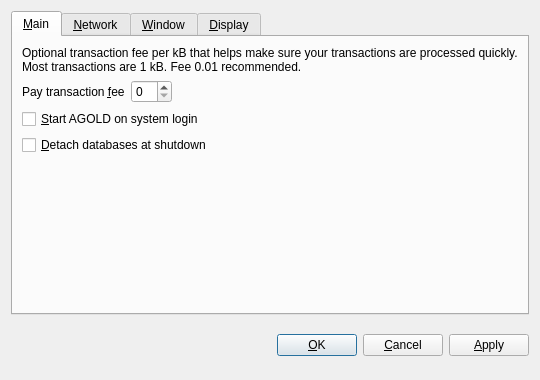
<?xml version="1.0" encoding="UTF-8"?>
<ui version="4.0">
 <class>OptionsDialog</class>
 <widget class="QDialog" name="OptionsDialog">
  <property name="geometry">
   <rect>
    <x>0</x>
    <y>0</y>
    <width>540</width>
    <height>380</height>
   </rect>
  </property>
  <property name="windowTitle">
   <string>Options</string>
  </property>
  <property name="modal">
   <bool>true</bool>
  </property>
  <layout class="QVBoxLayout" name="verticalLayout">
   <item>
    <widget class="QTabWidget" name="tabWidget">
     <property name="tabPosition">
      <enum>QTabWidget::North</enum>
     </property>
     <property name="currentIndex">
      <number>0</number>
     </property>
     <widget class="QWidget" name="tabMain">
      <attribute name="title">
       <string>&amp;Main</string>
      </attribute>
      <layout class="QVBoxLayout" name="verticalLayout_Main">
       <item>
        <widget class="QLabel" name="transactionFeeInfoLabel">
         <property name="text">
          <string>Optional transaction fee per kB that helps make sure your transactions are processed quickly. Most transactions are 1 kB. Fee 0.01 recommended.</string>
         </property>
         <property name="textFormat">
          <enum>Qt::PlainText</enum>
         </property>
         <property name="wordWrap">
          <bool>true</bool>
         </property>
        </widget>
       </item>
       <item>
        <layout class="QHBoxLayout" name="horizontalLayout_Main">
         <item>
          <widget class="QLabel" name="transactionFeeLabel">
           <property name="text">
            <string>Pay transaction &amp;fee</string>
           </property>
           <property name="textFormat">
            <enum>Qt::PlainText</enum>
           </property>
           <property name="buddy">
            <cstring>transactionFee</cstring>
           </property>
          </widget>
         </item>
         <item>
          <widget class="BitcoinAmountField" name="transactionFee"/>
         </item>
         <item>
          <spacer name="horizontalSpacer_Main">
           <property name="orientation">
            <enum>Qt::Horizontal</enum>
           </property>
           <property name="sizeHint" stdset="0">
            <size>
             <width>40</width>
             <height>20</height>
            </size>
           </property>
          </spacer>
         </item>
        </layout>
       </item>
       <item>
        <widget class="QCheckBox" name="bitcoinAtStartup">
         <property name="toolTip">
          <string>Automatically start AGOLD after logging in to the system.</string>
         </property>
         <property name="text">
          <string>&amp;Start AGOLD on system login</string>
         </property>
        </widget>
       </item>
       <item>
        <widget class="QCheckBox" name="detachDatabases">
         <property name="toolTip">
          <string>Detach block and address databases at shutdown. This means they can be moved to another data directory, but it slows down shutdown. The wallet is always detached.</string>
         </property>
         <property name="text">
          <string>&amp;Detach databases at shutdown</string>
         </property>
        </widget>
       </item>
       <item>
        <spacer name="verticalSpacer_Main">
         <property name="orientation">
          <enum>Qt::Vertical</enum>
         </property>
         <property name="sizeHint" stdset="0">
          <size>
           <width>20</width>
           <height>40</height>
          </size>
         </property>
        </spacer>
       </item>
      </layout>
     </widget>
     <widget class="QWidget" name="tabNetwork">
      <attribute name="title">
       <string>&amp;Network</string>
      </attribute>
      <layout class="QVBoxLayout" name="verticalLayout_Network">
       <item>
        <widget class="QCheckBox" name="mapPortUpnp">
         <property name="toolTip">
          <string>Automatically open the AGOLD client port on the router. This only works when your router supports UPnP and it is enabled.</string>
         </property>
         <property name="text">
          <string>Map port using &amp;UPnP</string>
         </property>
        </widget>
       </item>
       <item>
        <widget class="QCheckBox" name="connectSocks">
         <property name="toolTip">
          <string>Connect to the AGOLD network through a SOCKS proxy (e.g. when connecting through Tor).</string>
         </property>
         <property name="text">
          <string>&amp;Connect through SOCKS proxy:</string>
         </property>
        </widget>
       </item>
       <item>
        <layout class="QHBoxLayout" name="horizontalLayout_Network">
         <item>
          <widget class="QLabel" name="proxyIpLabel">
           <property name="text">
            <string>Proxy &amp;IP:</string>
           </property>
           <property name="textFormat">
            <enum>Qt::PlainText</enum>
           </property>
           <property name="buddy">
            <cstring>proxyIp</cstring>
           </property>
          </widget>
         </item>
         <item>
          <widget class="QValidatedLineEdit" name="proxyIp">
           <property name="maximumSize">
            <size>
             <width>140</width>
             <height>16777215</height>
            </size>
           </property>
           <property name="toolTip">
            <string>IP address of the proxy (e.g. 127.0.0.1)</string>
           </property>
          </widget>
         </item>
         <item>
          <widget class="QLabel" name="proxyPortLabel">
           <property name="text">
            <string>&amp;Port:</string>
           </property>
           <property name="textFormat">
            <enum>Qt::PlainText</enum>
           </property>
           <property name="buddy">
            <cstring>proxyPort</cstring>
           </property>
          </widget>
         </item>
         <item>
          <widget class="QLineEdit" name="proxyPort">
           <property name="maximumSize">
            <size>
             <width>55</width>
             <height>16777215</height>
            </size>
           </property>
           <property name="toolTip">
            <string>Port of the proxy (e.g. 9050)</string>
           </property>
          </widget>
         </item>
         <item>
          <widget class="QLabel" name="socksVersionLabel">
           <property name="text">
            <string>SOCKS &amp;Version:</string>
           </property>
           <property name="textFormat">
            <enum>Qt::PlainText</enum>
           </property>
           <property name="buddy">
            <cstring>socksVersion</cstring>
           </property>
          </widget>
         </item>
         <item>
          <widget class="QValueComboBox" name="socksVersion">
           <property name="toolTip">
            <string>SOCKS version of the proxy (e.g. 5)</string>
           </property>
          </widget>
         </item>
         <item>
          <spacer name="horizontalSpacer_Network">
           <property name="orientation">
            <enum>Qt::Horizontal</enum>
           </property>
           <property name="sizeHint" stdset="0">
            <size>
             <width>40</width>
             <height>20</height>
            </size>
           </property>
          </spacer>
         </item>
        </layout>
       </item>
       <item>
        <spacer name="verticalSpacer_Network">
         <property name="orientation">
          <enum>Qt::Vertical</enum>
         </property>
         <property name="sizeHint" stdset="0">
          <size>
           <width>20</width>
           <height>40</height>
          </size>
         </property>
        </spacer>
       </item>
      </layout>
     </widget>
     <widget class="QWidget" name="tabWindow">
      <attribute name="title">
       <string>&amp;Window</string>
      </attribute>
      <layout class="QVBoxLayout" name="verticalLayout_Window">
       <item>
        <widget class="QCheckBox" name="minimizeToTray">
         <property name="toolTip">
          <string>Show only a tray icon after minimizing the window.</string>
         </property>
         <property name="text">
          <string>&amp;Minimize to the tray instead of the taskbar</string>
         </property>
        </widget>
       </item>
       <item>
        <widget class="QCheckBox" name="minimizeOnClose">
         <property name="toolTip">
          <string>Minimize instead of exit the application when the window is closed. When this option is enabled, the application will be closed only after selecting Quit in the menu.</string>
         </property>
         <property name="text">
          <string>M&amp;inimize on close</string>
         </property>
        </widget>
       </item>
       <item>
        <spacer name="verticalSpacer_Window">
         <property name="orientation">
          <enum>Qt::Vertical</enum>
         </property>
         <property name="sizeHint" stdset="0">
          <size>
           <width>20</width>
           <height>40</height>
          </size>
         </property>
        </spacer>
       </item>
      </layout>
     </widget>
     <widget class="QWidget" name="tabDisplay">
      <attribute name="title">
       <string>&amp;Display</string>
      </attribute>
      <layout class="QVBoxLayout" name="verticalLayout_Display">
       <item>
        <layout class="QHBoxLayout" name="horizontalLayout_1_Display">
         <item>
          <widget class="QLabel" name="langLabel">
           <property name="text">
            <string>User Interface &amp;language:</string>
           </property>
           <property name="textFormat">
            <enum>Qt::PlainText</enum>
           </property>
           <property name="buddy">
            <cstring>lang</cstring>
           </property>
          </widget>
         </item>
         <item>
          <widget class="QValueComboBox" name="lang">
           <property name="toolTip">
            <string>The user interface language can be set here. This setting will take effect after restarting AGOLD.</string>
           </property>
          </widget>
         </item>
        </layout>
       </item>
       <item>
        <layout class="QHBoxLayout" name="horizontalLayout_2_Display">
         <item>
          <widget class="QLabel" name="unitLabel">
           <property name="text">
            <string>&amp;Unit to show amounts in:</string>
           </property>
           <property name="textFormat">
            <enum>Qt::PlainText</enum>
           </property>
           <property name="buddy">
            <cstring>unit</cstring>
           </property>
          </widget>
         </item>
         <item>
          <widget class="QValueComboBox" name="unit">
           <property name="toolTip">
            <string>Choose the default subdivision unit to show in the interface and when sending coins.</string>
           </property>
          </widget>
         </item>
        </layout>
       </item>
       <item>
        <widget class="QCheckBox" name="displayAddresses">
         <property name="toolTip">
          <string>Whether to show AGOLD addresses in the transaction list.</string>
         </property>
         <property name="text">
          <string>&amp;Display addresses in transaction list</string>
         </property>
        </widget>
       </item>
       <item>
        <widget class="QCheckBox" name="coinControlFeatures">
         <property name="toolTip">
          <string>Whether to show coin control features or not.</string>
         </property>
         <property name="text">
          <string>Display coin &amp;control features (experts only!)</string>
         </property>
        </widget>
       </item>
       <item>
        <spacer name="verticalSpacer_Display">
         <property name="orientation">
          <enum>Qt::Vertical</enum>
         </property>
         <property name="sizeHint" stdset="0">
          <size>
           <width>20</width>
           <height>40</height>
          </size>
         </property>
        </spacer>
       </item>
      </layout>
     </widget>
    </widget>
   </item>
   <item>
    <layout class="QHBoxLayout" name="horizontalLayout_Buttons">
     <item>
      <spacer name="horizontalSpacer_1">
       <property name="orientation">
        <enum>Qt::Horizontal</enum>
       </property>
       <property name="sizeHint" stdset="0">
        <size>
         <width>40</width>
         <height>48</height>
        </size>
       </property>
      </spacer>
     </item>
     <item>
      <widget class="QLabel" name="statusLabel">
       <property name="font">
        <font>
         <weight>75</weight>
         <bold>true</bold>
        </font>
       </property>
       <property name="text">
        <string/>
       </property>
       <property name="textFormat">
        <enum>Qt::PlainText</enum>
       </property>
       <property name="wordWrap">
        <bool>true</bool>
       </property>
      </widget>
     </item>
     <item>
      <spacer name="horizontalSpacer_2">
       <property name="orientation">
        <enum>Qt::Horizontal</enum>
       </property>
       <property name="sizeHint" stdset="0">
        <size>
         <width>40</width>
         <height>48</height>
        </size>
       </property>
      </spacer>
     </item>
     <item>
      <widget class="QPushButton" name="okButton">
       <property name="text">
        <string>&amp;OK</string>
       </property>
      </widget>
     </item>
     <item>
      <widget class="QPushButton" name="cancelButton">
       <property name="text">
        <string>&amp;Cancel</string>
       </property>
       <property name="autoDefault">
        <bool>false</bool>
       </property>
      </widget>
     </item>
     <item>
      <widget class="QPushButton" name="applyButton">
       <property name="text">
        <string>&amp;Apply</string>
       </property>
       <property name="autoDefault">
        <bool>false</bool>
       </property>
      </widget>
     </item>
    </layout>
   </item>
  </layout>
 </widget>
 <customwidgets>
  <customwidget>
   <class>BitcoinAmountField</class>
   <extends>QSpinBox</extends>
   <header>bitcoinamountfield.h</header>
  </customwidget>
  <customwidget>
   <class>QValueComboBox</class>
   <extends>QComboBox</extends>
   <header>qvaluecombobox.h</header>
  </customwidget>
  <customwidget>
   <class>QValidatedLineEdit</class>
   <extends>QLineEdit</extends>
   <header>qvalidatedlineedit.h</header>
  </customwidget>
 </customwidgets>
 <resources/>
 <connections/>
</ui>
